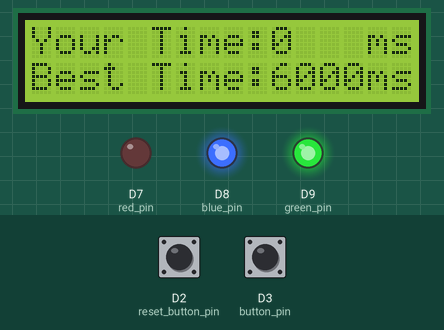
Bench run of a sketch on a simulated Arduino MKR. Shown: 16×2 character LCD, output pins drawn as LEDs (lit = HIGH). The test bench sets the inputs (shaded band); at power-on: D2 (reset_button_pin) HIGH, D3 (button_pin) HIGH. WiFi joins after 1.5 s; servers stay silent unless stated; random numbers use the default seed unless the sketch sets one; what the sketch prints to the serial monitor is not drawn.

Above: at 2.7 s.
2.8 s: D2 (reset_button_pin) pulled LOW for 0.15 s
At 4.3 s:
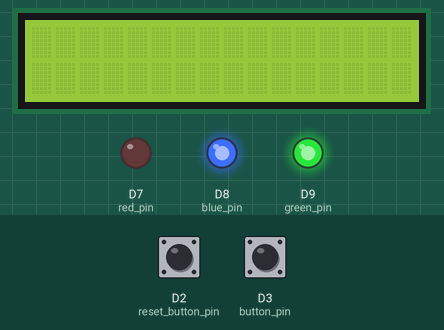
At 10.8 s:
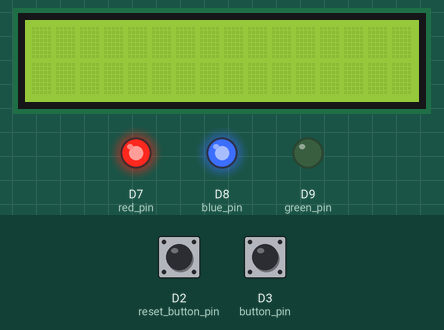
Timing chart, 0 to 12.3 s (numbered marks = the images above; inputs shaded):
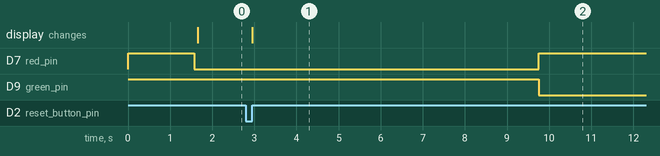

The sketch:

wifigyar.ino
```cpp
#include <Wire.h>
#include <WiFi.h>
#include <LiquidCrystal_I2C.h>
#include <ArduinoHttpClient.h>
#include <WiFiNINA.h>
#include <math.h>

LiquidCrystal_I2C lcd = LiquidCrystal_I2C(0x27, 16, 2);

const char server[] = "als040320sh.hemsida.eu";  // server name
int port = 80;

String str_score;
String auth;

char ssid[] = "visit Alingsas";
char pass[] = "";

int status = WL_IDLE_STATUS;

WiFiClient wifi;
HttpClient client = HttpClient(wifi, server, port);

int button_state;
int reset_state;
int last_button_state;
int last_reset_state;

int record = 60000;

int start = 0;
unsigned long score = 0;

unsigned long current_millis = 0;
unsigned long previous_millis = 0;
int interval = random(5000, 10000);

int button_pin = 3;
int reset_button_pin = 2;

int green_pin = 9;
int blue_pin = 8;
int red_pin = 7;

void setup() {
  Serial.begin(115200);
  pinMode(button_pin, INPUT);
  pinMode(reset_button_pin, INPUT);

  pinMode(blue_pin, OUTPUT);
  pinMode(red_pin, OUTPUT);
  pinMode(green_pin, OUTPUT);

  digitalWrite(green_pin, 255);
  digitalWrite(red_pin, 255);
  digitalWrite(blue_pin, 255);

  randomSeed(analogRead(0));

  current_millis = 0;
  previous_millis = 0;

  lcd.init();
  lcd.backlight();
  lcd.clear();

  Serial.begin(115200);
  while ( status != WL_CONNECTED) {
    Serial.print("Attempting to connect to Network named: ");
    Serial.println(ssid);                   // print the network name (SSID);

    // Connect to WPA/WPA2 network:
    status = WiFi.begin(ssid, pass);
  }

  // print the SSID of the network you're attached to:
  Serial.print("SSID: ");
  Serial.println(WiFi.SSID());

  // print your WiFi shield's IP address:
  IPAddress ip = WiFi.localIP();
  Serial.print("IP Address: ");
  Serial.println(ip);
}

void loop() {
  button_state = digitalRead(button_pin);
  reset_state = digitalRead(reset_button_pin);

  current_millis = millis();

  if (reset_state != last_reset_state) {
    if (reset_state == HIGH) {
      previous_millis = current_millis;

      lcd.clear();

      digitalWrite(red_pin, 0);
      digitalWrite(green_pin, 255);

      start = 1;

      }
      delay(50);

    }
  last_reset_state = reset_state;

  if (current_millis - previous_millis >= interval and start == 1) {
    start = 1;

    digitalWrite(green_pin, 0);
    digitalWrite(red_pin, 255);

    start = 1;
    score = current_millis - previous_millis - interval;
    }

  if (button_state != last_button_state and start == 1) {
    if (button_state == HIGH) {
      if (score <= record and score != 0) {
      record = score;
      }

    String httpRequestData = "score=";

    lcd.home();
    lcd.setCursor(0,0);
    lcd.noBlink();
    lcd.print("Your Time:");
    lcd.setCursor(10, 0);
    lcd.print(score/1, DEC);
    lcd.setCursor(14, 0);
    lcd.print("ms");
    lcd.setCursor(0, 1);
    lcd.print("Best Time:");
    lcd.setCursor(10, 1);
    lcd.print(record/1, DEC);
    lcd.setCursor(14, 1);
    lcd.print("ms");

    start = 0;

    if(score != 0){
      str_score = String(score);

      digitalWrite(green_pin, 255);

      auth = String(pow(score, 2));

      httpRequestData += str_score +"&auth=" + auth + "&leaderboard=16";
      Serial.println("making POST request");
      String contentType = "application/x-www-form-urlencoded";
      String postData = httpRequestData;

      client.post("/toplist/outsideAdd.php", contentType, postData);

      // read the status code and body of the response
      int statusCode = client.responseStatusCode();
      Serial.print("Status code: ");
      Serial.println(statusCode);
      String response = client.responseBody();
      Serial.print("Response: ");
      Serial.println(response);
    }

    score = 0;
    str_score = "";
    httpRequestData = "";

    }
    delay(50);

  }
  last_button_state = button_state;

}
```

Measured:
- after the input at 2.8 s, D7 (red_pin): LOW → HIGH after 7.0 s; D9 (green_pin): HIGH → LOW after 7.0 s; the display: changes after 0.15 s (image 1)
